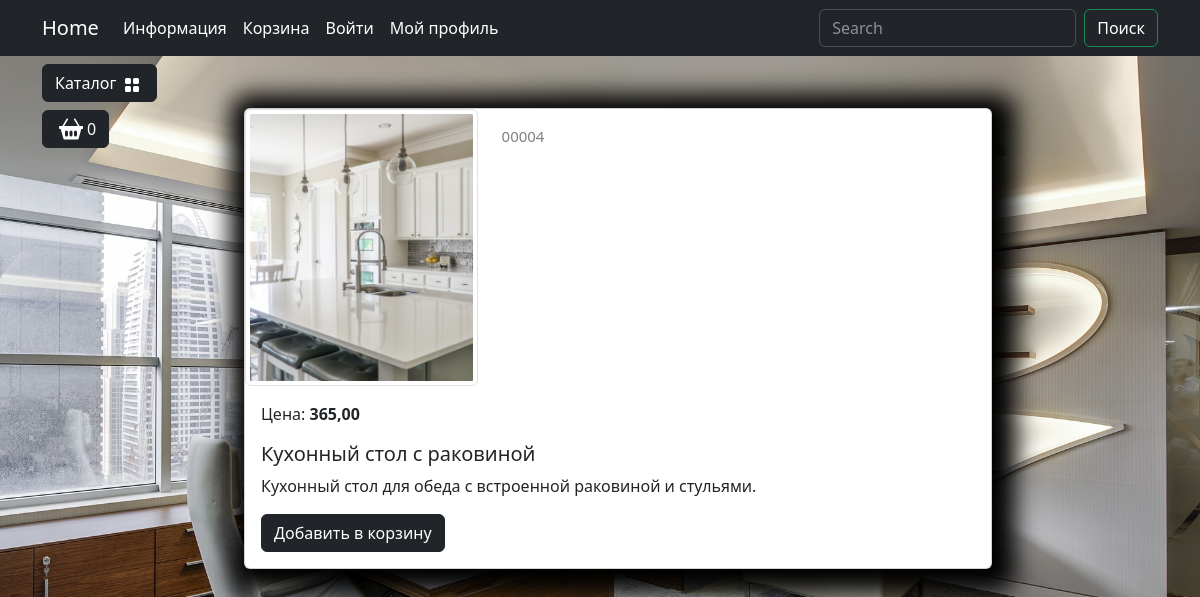
The app's page /catalog/product/kuhonnyj-stol-s-rakovinoj/ with its own data.
### good/models.py (models this page shows, shortened)
class Products(models.Model):
    name = models.CharField(max_length=150, unique=True, verbose_name='Название')
    slug = models.SlugField(max_length=200, unique=True, blank=True, null=True, verbose_name='URL')
    description = models.TextField(blank=True, null=True, verbose_name='Описание')
    image = models.ImageField(upload_to='goods_images', blank=True, null=True, verbose_name='Изображение')
    price = models.DecimalField(default=0.00, max_digits=7, decimal_places=2, verbose_name='Цена')
    discount = models.DecimalField(default=0.00, max_digits=4, decimal_places=2, verbose_name='Скидка в %')
    quantity = models.PositiveIntegerField(default=0, verbose_name='Количество')
    category = models.ForeignKey(to=Category, on_delete=models.CASCADE, verbose_name='Категория')
    def ides(self):
        return f'{self.id:05}'
    def discounter(self):
        if self.discount:
            return self.price - (self.price * self.discount)/100
        return self.price
    class Meta:
        db_table = 'product'
        verbose_name = 'Продукт'
        verbose_name_plural = 'Продукты'
        ordering :tuple =('id',)

### good/views.py (the view)
# urls.py: path('product/<slug:product_slug>/', views.product, name= "product")
def product(request,product_slug):
    product = Products.objects.get(slug= product_slug)
    conte = {"name":"О НАС",
             "product":product}
    return  render(request, "good/product.html",conte)

### good/templatetags/good_templat.py (called while the page is built)
@register.simple_tag()
def tag_categories():
    return Category.objects.all()

### good/templates/good/product.html (shortened to what this page needs)
{% extends "good/base.html" %}
{% load static %}
{% block content %}
    <div class="col-lg-10">
                        <div class="container mt-5">
                            <div class="card mb-4 custom-shadow">
                                <div class="row">
                                    <div class="col-md-4">
                                        <img src="{{product.image.url}}"
                                            class="img-thumbnail" data-bs-toggle="modal" data-bs-target="#imageModal1">
                                    </div>
                                    <div class="col-md-4 ">
                                        <p class="product_id mt-3">{{product.ides}}</p>
                                    </div>
                                </div>
                                <div class="card-body">
                                    <p class="card-text">Цена: <strong>{{product.discounter}}</strong></p>
                                    <h5 class="card-title">{{product.name}}</h5>
                                    <p class="card-text">{{product.description}}</p>
                                    <a href="#" class="btn btn-dark add-to-cart">Добавить в корзину</a>
                                </div>
                            </div>
                        </div>
                    </div>
{% endblock content %}

### static/deps/css/my_css.css (style rules this page uses)
body { background-image: url("../images/bg-image.jpg"); background-repeat: no-repeat; background-attachment: fixed; background-position: center center; background-size: cover; height: 100%; }
.custom-shadow { box-shadow: 5px 5px 25px 19px #000000; }
.product_id { color: gray; font-size: 15px; }

### records on screen
Products: image (picture), ides "00004", discounter "365,00", name "Кухонный стол с раковиной", description "Кухонный стол для обеда с встроенной раковиной и стульями."
